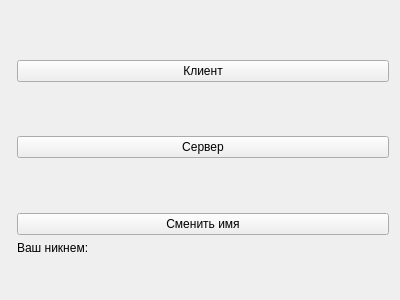
<?xml version="1.0" encoding="UTF-8"?>
<ui version="4.0">
 <class>Widget</class>
 <widget class="QWidget" name="Widget">
  <property name="geometry">
   <rect>
    <x>0</x>
    <y>0</y>
    <width>400</width>
    <height>300</height>
   </rect>
  </property>
  <property name="windowTitle">
   <string>Widget</string>
  </property>
  <layout class="QFormLayout" name="formLayout">
   <item row="0" column="1">
    <spacer name="verticalSpacer_2">
     <property name="orientation">
      <enum>Qt::Vertical</enum>
     </property>
     <property name="sizeHint" stdset="0">
      <size>
       <width>20</width>
       <height>40</height>
      </size>
     </property>
    </spacer>
   </item>
   <item row="1" column="1">
    <widget class="QPushButton" name="ClientButton">
     <property name="text">
      <string>Клиент</string>
     </property>
    </widget>
   </item>
   <item row="2" column="1">
    <spacer name="verticalSpacer_3">
     <property name="orientation">
      <enum>Qt::Vertical</enum>
     </property>
     <property name="sizeHint" stdset="0">
      <size>
       <width>20</width>
       <height>10</height>
      </size>
     </property>
    </spacer>
   </item>
   <item row="3" column="1">
    <widget class="QPushButton" name="serverButton">
     <property name="text">
      <string>Сервер</string>
     </property>
    </widget>
   </item>
   <item row="4" column="1">
    <spacer name="verticalSpacer">
     <property name="orientation">
      <enum>Qt::Vertical</enum>
     </property>
     <property name="sizeHint" stdset="0">
      <size>
       <width>20</width>
       <height>40</height>
      </size>
     </property>
    </spacer>
   </item>
   <item row="5" column="1">
    <widget class="QPushButton" name="changeNameButton">
     <property name="text">
      <string>Сменить имя</string>
     </property>
    </widget>
   </item>
   <item row="7" column="1">
    <widget class="QLabel" name="NicknameLabel">
     <property name="text">
      <string>Ваш никнем:</string>
     </property>
    </widget>
   </item>
   <item row="10" column="1">
    <widget class="QLabel" name="nickName">
     <property name="text">
      <string>&lt;html&gt;&lt;head/&gt;&lt;body&gt;&lt;p&gt;&lt;br/&gt;&lt;/p&gt;&lt;/body&gt;&lt;/html&gt;</string>
     </property>
     <property name="textFormat">
      <enum>Qt::AutoText</enum>
     </property>
    </widget>
   </item>
  </layout>
 </widget>
 <layoutdefault spacing="6" margin="11"/>
 <resources/>
 <connections/>
</ui>
